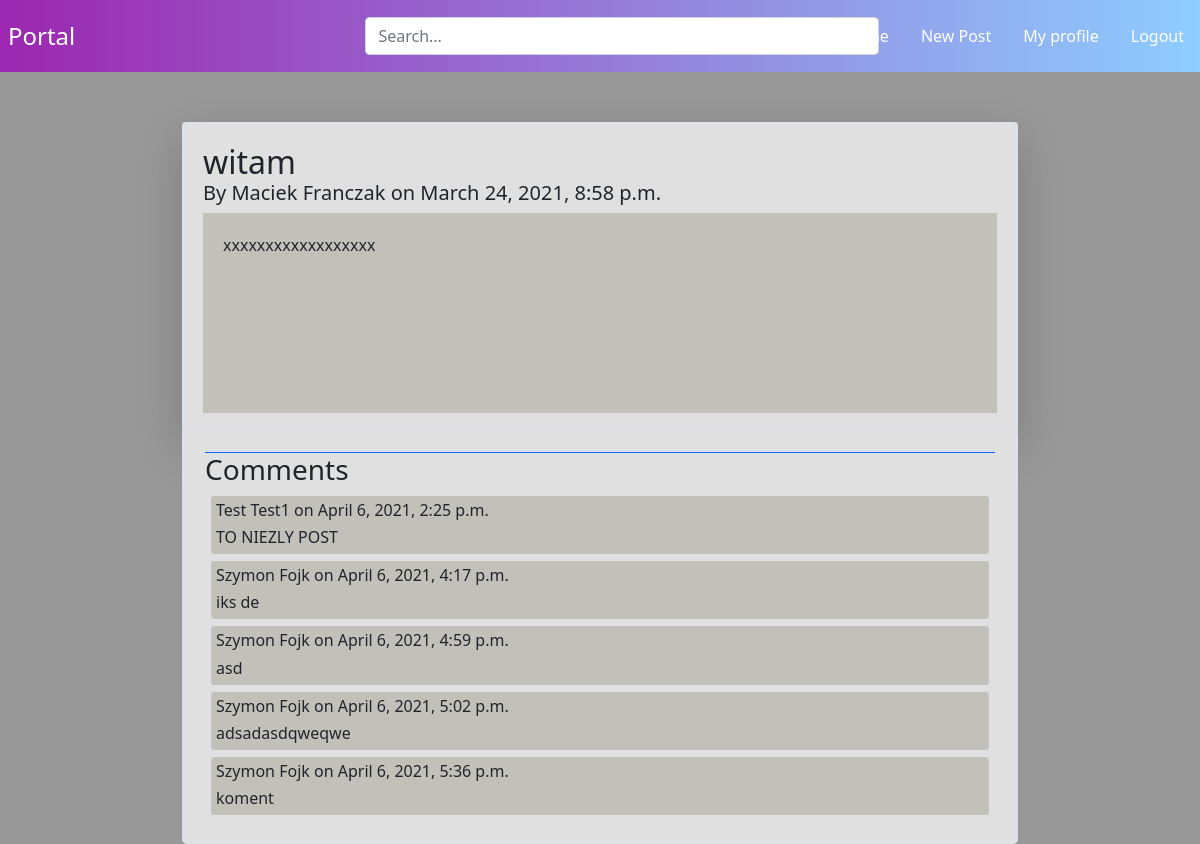
The app's page /post/5/ (signed in), older data.
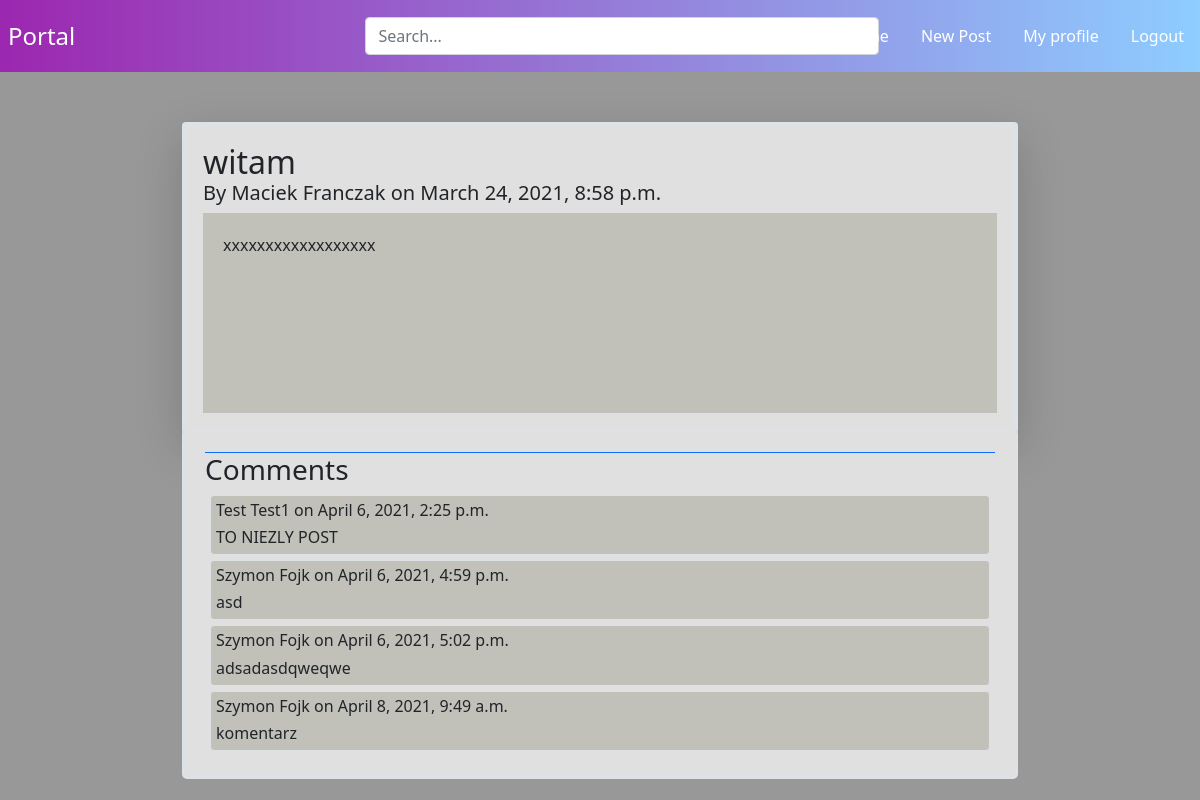
The same page, newer data.
### portal/models.py (models this page shows, shortened)
class Comment(models.Model):
    content = models.TextField()
    date_posted = models.DateTimeField(default=timezone.now)
    author = models.ForeignKey(User, on_delete=models.CASCADE)
    post = models.ForeignKey(Post, on_delete=models.CASCADE, related_name='comments')

### portal/views.py (the view)
# urls.py: path('post/<int:pk>/', login_required(PostDetailView.as_view()), name='post-detail'),
class PostDetailView(DetailView):
	model = Post

### portal/templates/portal/post_detail.html (shortened to what this page needs)
{% extends 'portal/wall.html' %}
{% block content %}
<div class="border border-5 rounded shadow-lg p-3" style="margin-top:50px;padding:20px;background-color:#E0E0E0;border-color:#E0E0E0;margin-bottom:-5px;">
  <div>
    <h2 style="display: inline;">{{ object.title }}</h2>
  </div>
  <h5>By <a class="text-dark" href="{% url 'profile' username=post.author %}">{{object.author.first_name}} {{object.author.last_name}}</a> on {{object.date_posted}}</h5>
  <div class="text">{{object.content}}</div>
</div>
<div class="border border-3 rounded-3" style="padding:20px;background-color:#E0E0E0;border-color:#E0E0E0;">
<div class="comments border-top border-primary">
  <h3>Comments</h3>
  {% for comment in post.comments.all %}
  <div class="border rounded" style="margin:5px;background-color:#C1C1B9;">
    <h6 class="" style="margin:5px;" ><a class="text-dark" href="{% url 'profile' username=comment.author %}">{{comment.author.first_name}} {{comment.author.last_name}}</a> on {{comment.date_posted}}</h6>
    <div class="" style="margin:5px;">
      {{comment.content}}
    </div>
  </div>
  {% endfor %}
</div>
</div>
{% endblock content %}

Row changes from the older to the newer data that the page shows:
removed Comment: author.first_name "Szymon", author.last_name "Fojk", date_posted "April 6, 2021, 4:17 p.m.", content "iks de"
removed Comment: author.first_name "Szymon", author.last_name "Fojk", date_posted "April 6, 2021, 5:36 p.m.", content "koment"
added Comment: author.first_name "Szymon", author.last_name "Fojk", date_posted "April 8, 2021, 9:49 a.m.", content "komentarz"
